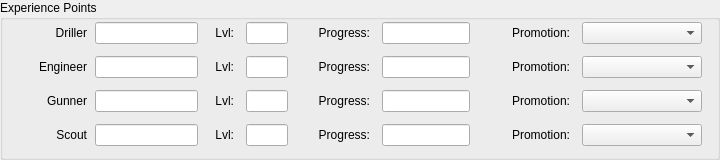
   <widget class="QGroupBox" name="classes_group">
    <property name="geometry">
     <rect>
      <x>266</x>
      <y>7</y>
      <width>720</width>
      <height>160</height>
     </rect>
    </property>
    <property name="font">
     <font>
      <pointsize>9</pointsize>
     </font>
    </property>
    <property name="title">
     <string>Experience Points</string>
    </property>
    <widget class="QLabel" name="drill_class_label">
     <property name="geometry">
      <rect>
       <x>10</x>
       <y>22</y>
       <width>77</width>
       <height>22</height>
      </rect>
     </property>
     <property name="font">
      <font>
       <family>MS Shell Dlg 2</family>
       <pointsize>9</pointsize>
       <weight>50</weight>
       <bold>false</bold>
       <kerning>true</kerning>
      </font>
     </property>
     <property name="text">
      <string>Driller</string>
     </property>
     <property name="textFormat">
      <enum>Qt::PlainText</enum>
     </property>
     <property name="alignment">
      <set>Qt::AlignRight|Qt::AlignVCenter|Qt::AlignTrailing</set>
     </property>
     <property name="margin">
      <number>0</number>
     </property>
    </widget>
    <widget class="TextEditFocusChecking" name="driller_xp">
     <property name="geometry">
      <rect>
       <x>95</x>
       <y>22</y>
       <width>103</width>
       <height>22</height>
      </rect>
     </property>
     <property name="font">
      <font>
       <pointsize>9</pointsize>
      </font>
     </property>
     <property name="inputMethodHints">
      <set>Qt::ImhDigitsOnly</set>
     </property>
    </widget>
    <widget class="QLabel" name="drill_lvl_label">
     <property name="geometry">
      <rect>
       <x>209</x>
       <y>22</y>
       <width>25</width>
       <height>22</height>
      </rect>
     </property>
     <property name="font">
      <font>
       <family>MS Shell Dlg 2</family>
       <pointsize>9</pointsize>
       <weight>50</weight>
       <bold>false</bold>
       <kerning>true</kerning>
      </font>
     </property>
     <property name="text">
      <string>Lvl:</string>
     </property>
     <property name="textFormat">
      <enum>Qt::PlainText</enum>
     </property>
     <property name="alignment">
      <set>Qt::AlignRight|Qt::AlignVCenter|Qt::AlignTrailing</set>
     </property>
     <property name="margin">
      <number>0</number>
     </property>
    </widget>
    <widget class="TextEditFocusChecking" name="driller_lvl_text">
     <property name="geometry">
      <rect>
       <x>246</x>
       <y>22</y>
       <width>42</width>
       <height>22</height>
      </rect>
     </property>
     <property name="font">
      <font>
       <pointsize>9</pointsize>
      </font>
     </property>
     <property name="inputMethodHints">
      <set>Qt::ImhDigitsOnly</set>
     </property>
    </widget>
    <widget class="QLabel" name="drill_xp_2_progress_label">
     <property name="geometry">
      <rect>
       <x>300</x>
       <y>22</y>
       <width>70</width>
       <height>22</height>
      </rect>
     </property>
     <property name="font">
      <font>
       <family>MS Shell Dlg 2</family>
       <pointsize>9</pointsize>
       <weight>50</weight>
       <bold>false</bold>
       <kerning>true</kerning>
      </font>
     </property>
     <property name="text">
      <string>Progress:</string>
     </property>
     <property name="textFormat">
      <enum>Qt::PlainText</enum>
     </property>
     <property name="alignment">
      <set>Qt::AlignRight|Qt::AlignVCenter|Qt::AlignTrailing</set>
     </property>
     <property name="margin">
      <number>0</number>
     </property>
    </widget>
    <widget class="TextEditFocusChecking" name="driller_xp_2">
     <property name="geometry">
      <rect>
       <x>382</x>
       <y>22</y>
       <width>88</width>
       <height>22</height>
      </rect>
     </property>
     <property name="font">
      <font>
       <pointsize>9</pointsize>
      </font>
     </property>
     <property name="inputMethodHints">
      <set>Qt::ImhDigitsOnly</set>
     </property>
    </widget>
    <widget class="QLabel" name="drill_promo_label">
     <property name="geometry">
      <rect>
       <x>482</x>
       <y>22</y>
       <width>88</width>
       <height>22</height>
      </rect>
     </property>
     <property name="font">
      <font>
       <family>MS Shell Dlg 2</family>
       <pointsize>9</pointsize>
       <weight>50</weight>
       <bold>false</bold>
       <kerning>true</kerning>
      </font>
     </property>
     <property name="text">
      <string>Promotion:</string>
     </property>
     <property name="textFormat">
      <enum>Qt::PlainText</enum>
     </property>
     <property name="alignment">
      <set>Qt::AlignRight|Qt::AlignVCenter|Qt::AlignTrailing</set>
     </property>
     <property name="margin">
      <number>0</number>
     </property>
    </widget>
    <widget class="QComboBox" name="driller_promo_box">
     <property name="geometry">
      <rect>
       <x>582</x>
       <y>22</y>
       <width>120</width>
       <height>22</height>
      </rect>
     </property>
    </widget>
	<widget class="QLabel" name="eng_class_label">
     <property name="geometry">
      <rect>
       <x>10</x>
       <y>56</y>
       <width>77</width>
       <height>22</height>
      </rect>
     </property>
     <property name="font">
      <font>
       <family>MS Shell Dlg 2</family>
       <pointsize>9</pointsize>
       <weight>50</weight>
       <bold>false</bold>
       <kerning>true</kerning>
      </font>
     </property>
     <property name="text">
      <string>Engineer</string>
     </property>
     <property name="textFormat">
      <enum>Qt::PlainText</enum>
     </property>
     <property name="alignment">
      <set>Qt::AlignRight|Qt::AlignVCenter|Qt::AlignTrailing</set>
     </property>
     <property name="margin">
      <number>0</number>
     </property>
    </widget>
    <widget class="TextEditFocusChecking" name="engineer_xp">
     <property name="geometry">
      <rect>
       <x>95</x>
       <y>56</y>
       <width>103</width>
       <height>22</height>
      </rect>
     </property>
     <property name="font">
      <font>
       <pointsize>9</pointsize>
      </font>
     </property>
     <property name="inputMethodHints">
      <set>Qt::ImhDigitsOnly</set>
     </property>
    </widget>
    <widget class="QLabel" name="eng_lvl_label">
     <property name="geometry">
      <rect>
       <x>209</x>
       <y>56</y>
       <width>25</width>
       <height>22</height>
      </rect>
     </property>
     <property name="font">
      <font>
       <family>MS Shell Dlg 2</family>
       <pointsize>9</pointsize>
       <weight>50</weight>
       <bold>false</bold>
       <kerning>true</kerning>
      </font>
     </property>
     <property name="text">
      <string>Lvl:</string>
     </property>
     <property name="textFormat">
      <enum>Qt::PlainText</enum>
     </property>
     <property name="alignment">
      <set>Qt::AlignRight|Qt::AlignVCenter|Qt::AlignTrailing</set>
     </property>
     <property name="margin">
      <number>0</number>
     </property>
    </widget>
    <widget class="TextEditFocusChecking" name="engineer_lvl_text">
     <property name="geometry">
      <rect>
       <x>246</x>
       <y>56</y>
       <width>42</width>
       <height>22</height>
      </rect>
     </property>
     <property name="font">
      <font>
       <pointsize>9</pointsize>
      </font>
     </property>
     <property name="inputMethodHints">
      <set>Qt::ImhDigitsOnly</set>
     </property>
    </widget>
    <widget class="QLabel" name="engineer_xp_2_progress_label">
     <property name="geometry">
      <rect>
       <x>300</x>
       <y>56</y>
       <width>70</width>
       <height>22</height>
      </rect>
     </property>
     <property name="font">
      <font>
       <family>MS Shell Dlg 2</family>
       <pointsize>9</pointsize>
       <weight>50</weight>
       <bold>false</bold>
       <kerning>true</kerning>
      </font>
     </property>
     <property name="text">
      <string>Progress:</string>
     </property>
     <property name="textFormat">
      <enum>Qt::PlainText</enum>
     </property>
     <property name="alignment">
      <set>Qt::AlignRight|Qt::AlignVCenter|Qt::AlignTrailing</set>
     </property>
     <property name="margin">
      <number>0</number>
     </property>
    </widget>
    <widget class="TextEditFocusChecking" name="engineer_xp_2">
     <property name="geometry">
      <rect>
       <x>382</x>
       <y>56</y>
       <width>88</width>
       <height>22</height>
      </rect>
     </property>
     <property name="font">
      <font>
       <pointsize>9</pointsize>
      </font>
     </property>
     <property name="inputMethodHints">
      <set>Qt::ImhDigitsOnly</set>
     </property>
    </widget>
    <widget class="QLabel" name="engineer_promo_label">
     <property name="geometry">
      <rect>
       <x>482</x>
       <y>56</y>
       <width>88</width>
       <height>22</height>
      </rect>
     </property>
     <property name="font">
      <font>
       <family>MS Shell Dlg 2</family>
       <pointsize>9</pointsize>
       <weight>50</weight>
       <bold>false</bold>
       <kerning>true</kerning>
      </font>
     </property>
     <property name="text">
      <string>Promotion:</string>
     </property>
     <property name="textFormat">
      <enum>Qt::PlainText</enum>
     </property>
     <property name="alignment">
      <set>Qt::AlignRight|Qt::AlignVCenter|Qt::AlignTrailing</set>
     </property>
     <property name="margin">
      <number>0</number>
     </property>
    </widget>
    <widget class="QComboBox" name="engineer_promo_box">
     <property name="geometry">
      <rect>
       <x>582</x>
       <y>56</y>
       <width>120</width>
       <height>22</height>
      </rect>
     </property>
    </widget>
	<widget class="QLabel" name="gun_class_label">
     <property name="geometry">
      <rect>
       <x>10</x>
       <y>90</y>
       <width>77</width>
       <height>22</height>
      </rect>
     </property>
     <property name="font">
      <font>
       <family>MS Shell Dlg 2</family>
       <pointsize>9</pointsize>
       <weight>50</weight>
       <bold>false</bold>
       <kerning>true</kerning>
      </font>
     </property>
     <property name="text">
      <string>Gunner</string>
     </property>
     <property name="textFormat">
      <enum>Qt::PlainText</enum>
     </property>
     <property name="alignment">
      <set>Qt::AlignRight|Qt::AlignVCenter|Qt::AlignTrailing</set>
     </property>
     <property name="margin">
      <number>0</number>
     </property>
    </widget>
    <widget class="TextEditFocusChecking" name="gunner_xp">
     <property name="geometry">
      <rect>
       <x>95</x>
       <y>90</y>
       <width>103</width>
       <height>22</height>
      </rect>
     </property>
     <property name="font">
      <font>
       <pointsize>9</pointsize>
      </font>
     </property>
     <property name="inputMethodHints">
      <set>Qt::ImhDigitsOnly</set>
     </property>
    </widget>
    <widget class="QLabel" name="gun_lvl_label">
     <property name="geometry">
      <rect>
       <x>209</x>
       <y>90</y>
       <width>25</width>
       <height>22</height>
      </rect>
     </property>
     <property name="font">
      <font>
       <family>MS Shell Dlg 2</family>
       <pointsize>9</pointsize>
       <weight>50</weight>
       <bold>false</bold>
       <kerning>true</kerning>
      </font>
     </property>
     <property name="text">
      <string>Lvl:</string>
     </property>
     <property name="textFormat">
      <enum>Qt::PlainText</enum>
     </property>
     <property name="alignment">
      <set>Qt::AlignRight|Qt::AlignVCenter|Qt::AlignTrailing</set>
     </property>
     <property name="margin">
      <number>0</number>
     </property>
    </widget>
    <widget class="TextEditFocusChecking" name="gunner_lvl_text">
     <property name="geometry">
      <rect>
       <x>246</x>
       <y>90</y>
       <width>42</width>
       <height>22</height>
      </rect>
     </property>
     <property name="font">
      <font>
       <pointsize>9</pointsize>
      </font>
     </property>
     <property name="inputMethodHints">
      <set>Qt::ImhDigitsOnly</set>
     </property>
    </widget>
    <widget class="QLabel" name="gunner_xp_2_progress_label">
     <property name="geometry">
      <rect>
       <x>300</x>
       <y>90</y>
       <width>70</width>
       <height>22</height>
      </rect>
     </property>
     <property name="font">
      <font>
       <family>MS Shell Dlg 2</family>
       <pointsize>9</pointsize>
       <weight>50</weight>
       <bold>false</bold>
       <kerning>true</kerning>
      </font>
     </property>
     <property name="text">
      <string>Progress:</string>
     </property>
     <property name="textFormat">
      <enum>Qt::PlainText</enum>
     </property>
     <property name="alignment">
      <set>Qt::AlignRight|Qt::AlignVCenter|Qt::AlignTrailing</set>
     </property>
     <property name="margin">
      <number>0</number>
     </property>
    </widget>
    <widget class="TextEditFocusChecking" name="gunner_xp_2">
     <property name="geometry">
      <rect>
       <x>382</x>
       <y>90</y>
       <width>88</width>
       <height>22</height>
      </rect>
     </property>
     <property name="font">
      <font>
       <pointsize>9</pointsize>
      </font>
     </property>
     <property name="inputMethodHints">
      <set>Qt::ImhDigitsOnly</set>
     </property>
    </widget>
    <widget class="QLabel" name="gunner_promo_label">
     <property name="geometry">
      <rect>
       <x>482</x>
       <y>90</y>
       <width>88</width>
       <height>22</height>
      </rect>
     </property>
     <property name="font">
      <font>
       <family>MS Shell Dlg 2</family>
       <pointsize>9</pointsize>
       <weight>50</weight>
       <bold>false</bold>
       <kerning>true</kerning>
      </font>
     </property>
     <property name="text">
      <string>Promotion:</string>
     </property>
     <property name="textFormat">
      <enum>Qt::PlainText</enum>
     </property>
     <property name="alignment">
      <set>Qt::AlignRight|Qt::AlignVCenter|Qt::AlignTrailing</set>
     </property>
     <property name="margin">
      <number>0</number>
     </property>
    </widget>
    <widget class="QComboBox" name="gunner_promo_box">
     <property name="geometry">
      <rect>
       <x>582</x>
       <y>90</y>
       <width>120</width>
       <height>22</height>
      </rect>
     </property>
    </widget>
	<widget class="QLabel" name="scout_class_label">
     <property name="geometry">
      <rect>
       <x>10</x>
       <y>124</y>
       <width>77</width>
       <height>22</height>
      </rect>
     </property>
     <property name="font">
      <font>
       <family>MS Shell Dlg 2</family>
       <pointsize>9</pointsize>
       <weight>50</weight>
       <bold>false</bold>
       <kerning>true</kerning>
      </font>
     </property>
     <property name="text">
      <string>Scout</string>
     </property>
     <property name="textFormat">
      <enum>Qt::PlainText</enum>
     </property>
     <property name="alignment">
      <set>Qt::AlignRight|Qt::AlignVCenter|Qt::AlignTrailing</set>
     </property>
     <property name="margin">
      <number>0</number>
     </property>
    </widget>
    <widget class="TextEditFocusChecking" name="scout_xp">
     <property name="geometry">
      <rect>
       <x>95</x>
       <y>124</y>
       <width>103</width>
       <height>22</height>
      </rect>
     </property>
     <property name="font">
      <font>
       <pointsize>9</pointsize>
      </font>
     </property>
     <property name="inputMethodHints">
      <set>Qt::ImhDigitsOnly</set>
     </property>
    </widget>
    <widget class="QLabel" name="scout_lvl_label">
     <property name="geometry">
      <rect>
       <x>209</x>
       <y>124</y>
       <width>25</width>
       <height>22</height>
      </rect>
     </property>
     <property name="font">
      <font>
       <family>MS Shell Dlg 2</family>
       <pointsize>9</pointsize>
       <weight>50</weight>
       <bold>false</bold>
       <kerning>true</kerning>
      </font>
     </property>
     <property name="text">
      <string>Lvl:</string>
     </property>
     <property name="textFormat">
      <enum>Qt::PlainText</enum>
     </property>
     <property name="alignment">
      <set>Qt::AlignRight|Qt::AlignVCenter|Qt::AlignTrailing</set>
     </property>
     <property name="margin">
      <number>0</number>
     </property>
    </widget>
    <widget class="TextEditFocusChecking" name="scout_lvl_text">
     <property name="geometry">
      <rect>
       <x>246</x>
       <y>124</y>
       <width>42</width>
       <height>22</height>
      </rect>
     </property>
     <property name="font">
      <font>
       <pointsize>9</pointsize>
      </font>
     </property>
     <property name="inputMethodHints">
      <set>Qt::ImhDigitsOnly</set>
     </property>
    </widget>
    <widget class="QLabel" name="scout_xp_2_progress_label">
     <property name="geometry">
      <rect>
       <x>300</x>
       <y>124</y>
       <width>70</width>
       <height>22</height>
      </rect>
     </property>
     <property name="font">
      <font>
       <family>MS Shell Dlg 2</family>
       <pointsize>9</pointsize>
       <weight>50</weight>
       <bold>false</bold>
       <kerning>true</kerning>
      </font>
     </property>
     <property name="text">
      <string>Progress:</string>
     </property>
     <property name="textFormat">
      <enum>Qt::PlainText</enum>
     </property>
     <property name="alignment">
      <set>Qt::AlignRight|Qt::AlignVCenter|Qt::AlignTrailing</set>
     </property>
     <property name="margin">
      <number>0</number>
     </property>
    </widget>
    <widget class="TextEditFocusChecking" name="scout_xp_2">
     <property name="geometry">
      <rect>
       <x>382</x>
       <y>124</y>
       <width>88</width>
       <height>22</height>
      </rect>
     </property>
     <property name="font">
      <font>
       <pointsize>9</pointsize>
      </font>
     </property>
     <property name="inputMethodHints">
      <set>Qt::ImhDigitsOnly</set>
     </property>
    </widget>
    <widget class="QLabel" name="scout_promo_label">
     <property name="geometry">
      <rect>
       <x>482</x>
       <y>124</y>
       <width>88</width>
       <height>22</height>
      </rect>
     </property>
     <property name="font">
      <font>
       <family>MS Shell Dlg 2</family>
       <pointsize>9</pointsize>
       <weight>50</weight>
       <bold>false</bold>
       <kerning>true</kerning>
      </font>
     </property>
     <property name="text">
      <string>Promotion:</string>
     </property>
     <property name="textFormat">
      <enum>Qt::PlainText</enum>
     </property>
     <property name="alignment">
      <set>Qt::AlignRight|Qt::AlignVCenter|Qt::AlignTrailing</set>
     </property>
     <property name="margin">
      <number>0</number>
     </property>
    </widget>
    <widget class="QComboBox" name="scout_promo_box">
     <property name="geometry">
      <rect>
       <x>582</x>
       <y>124</y>
       <width>120</width>
       <height>22</height>
      </rect>
     </property>
    </widget>
   </widget>
